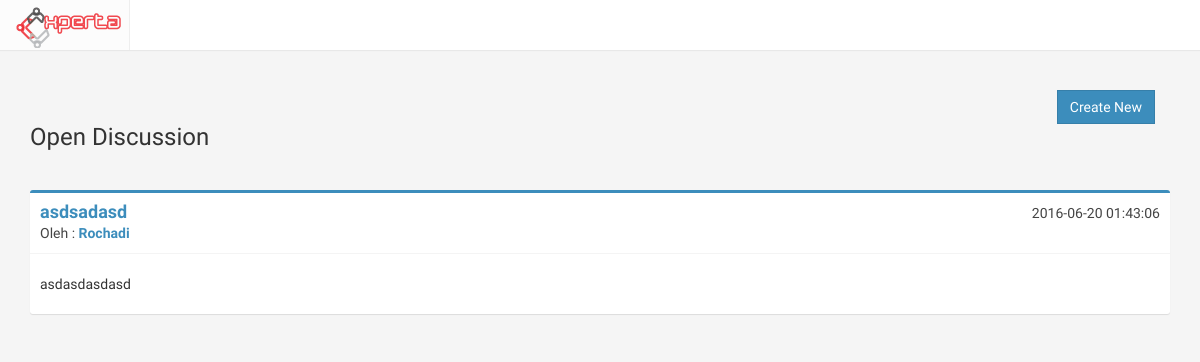
Page /index.php/discussion/open on the committed database.
### tables this page shows
CREATE TABLE `open_discussion` (
  `id_discussion` int(11) NOT NULL,
  `id_scope` int(11) NOT NULL,
  `id_user` int(11) NOT NULL,
  `title` varchar(160) NOT NULL,
  `content` text NOT NULL,
  `created_at` timestamp NOT NULL DEFAULT CURRENT_TIMESTAMP,
  `updated_at` timestamp NOT NULL DEFAULT CURRENT_TIMESTAMP ON UPDATE CURRENT_TIMESTAMP,
  `status` int(11) NOT NULL DEFAULT '1',
  `views` int(11) NOT NULL DEFAULT '0'
);

CREATE TABLE `profile` (
  `id_profile` int(11) NOT NULL,
  `NIK` varchar(50) DEFAULT NULL,
  `id_user` int(11) NOT NULL,
  `fullname` varchar(255) NOT NULL,
  `birthdate` date DEFAULT NULL,
  `gender` enum('M','F') DEFAULT NULL,
  `id_expert` int(11) DEFAULT '98',
  `pic` varchar(500) DEFAULT 'default.png',
  `updated_at` timestamp NOT NULL DEFAULT CURRENT_TIMESTAMP ON UPDATE CURRENT_TIMESTAMP,
  `login` int(11) NOT NULL DEFAULT '0'
);

### application/controllers/Discussion.php (called while the page is built, shortened)
<?php
class Discussion extends CI_Controller
{
	function __construct(){
		$this->load->model("Discussion_model");
	}
	public function open(){
		$data['title'] =  "Open Discussion";
		$data['list'] = $this->Discussion_model->od_get();
		$this->load->view('discussion/od',$data);
	}
}

### index.php (called while the page is built, shortened)
<?php
require_once BASEPATH.'core/CodeIgniter.php';

### application/models/Discussion_model.php (called while the page is built, shortened)
<?php
class Discussion_model extends CI_Model
{
	function od_get(){
		return $this->db->query("SELECT * FROM open_discussion
			LEFT JOIN user ON user.id_user = open_discussion.id_user
			LEFT JOIN profile ON profile.id_user = open_discussion.id_user
			")->result();
	}
}

### application/views/discussion/od.php (the view, shortened to what this page needs)
<?php include 'application/views/header.php' ?>
		<div class="container">
			<div class="row">
				<div class="col-md-12">
							<div class="col-md-12">
		                		<a href="<?php echo site_url('discussion/open_create') ?>" class="btn pull-right btn-primary isi btn-flat" >Create New</a>
							</div>
						<h3>Open Discussion</h3>
						<?php foreach ($list as $data): ?>
							<?php
							$data->fullname = (empty($data->fullname)) ? explode('@', $data->email)[0] : $data->fullname;
							?>
							<div class="box box-primary">
								<div class="box-header with-border">
									<h3 class="box-title">
									<strong><a href="<?= site_url('discussion/open_view/'.$data->id_discussion); ?>">
									<?= $data->title ?>
									</a></strong>
									</h3>
										<span class="pull-right"><?php echo $data->created_at ?></span>
										<div class="author">
												Oleh :
											<a href="<?php echo site_url('account/user/'.$data->id_user) ?>">
												<strong><?= $data->fullname ?></strong>
											</a>
										</div>
								</div>
								<div class="box-body">
									<p><?= substr($data->content, 0, 100) ?></p>
								</div>
							</div>
						<?php endforeach ?>
				</div>
			</div>
		</div>
	</body>
</html>

### assets/css/main.css (style rules this page uses)
body { background-color: #ecf0f5; margin-top: 50px; }
.full { background: url('../img/backimg.png') no-repeat center center fixed; -webkit-background-size: cover; -moz-background-size: cover; background-size: cover; -o-background-size: cover; }
.isi { margin-top: 40px; }

### rows in the picture
open_discussion: title "asdsadasd", created_at "2016-06-20 01:43:06", profile.fullname "Rochadi", content "asdasdasdasd"
